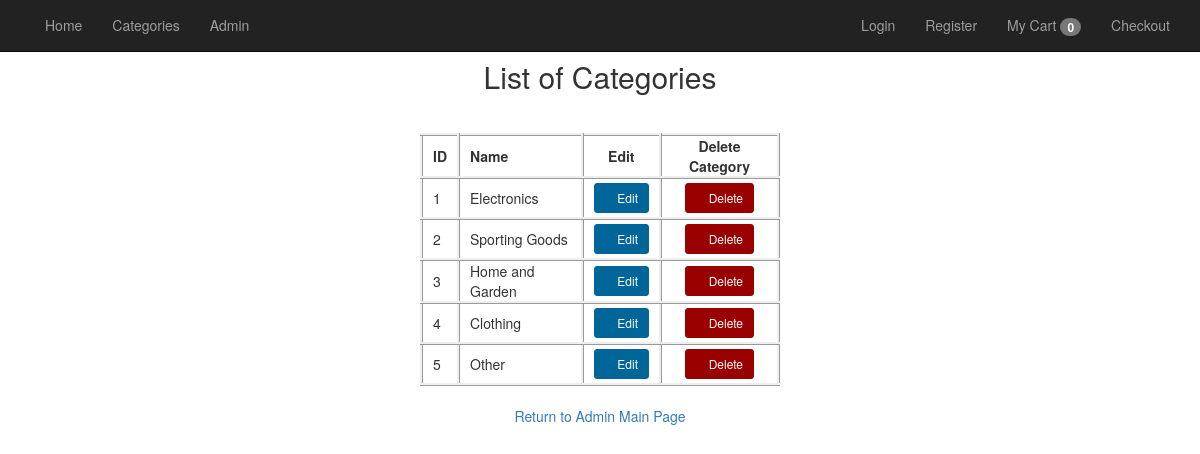
Page /admin/viewcategories.php on the committed database.
### tables this page shows
CREATE TABLE `category` (
  `categoryID` int(11) NOT NULL,
  `categoryName` varchar(255) NOT NULL
);

### util/main.php (called while the page is built)
<?php
$uri = filter_input(INPUT_SERVER, 'REQUEST_URI', FILTER_SANITIZE_STRING);
$dirs = explode('/', $uri);
$app_path = '/' . $dirs[1] . '/';
?>

### cart/cart.php (called while the page is built, shortened)
<?php
class Cart{
    protected $cartContents = array();
    public function __construct(){
      $this->cartContents = !empty($_SESSION['cartContents'])?$_SESSION['cartContents']:NULL;
      if($this->cartContents === null){
        $this->cartContents = array('cartTotal' => 0, 'totalItems' => 0);
      }
    }
     public function totalItems(){
       return $this->cartContents['totalItems'];
     }
}

### admin/viewcategories.php (the view, shortened to what this page needs)
<?php
    global $db;
    $queryAdmins = "SELECT *
                     FROM category
                     ORDER by categoryID";
    $result = $db->prepare($queryAdmins);
    $result->execute();
    $categories = $result->fetchAll();
?>
<?php require_once('../util/main.php'); ?>
<?php include '../view/header.php'; ?>
	<h2 align="center">List of Categories</h2><br>
	<table align="center">
	<tbody>
		<tr>
		<td style="font-weight: bold;">ID</td>
		<td style="font-weight: bold;">Name</td>
		<td style="font-weight: bold;" align="center">Edit</td>
		<td style="font-weight: bold;" align="center">Delete Category</td>
		</tr>
		<?php foreach ($categories as $category) : ?>
			<tr>
			<td><?php echo $category['categoryID']; ?></td>
			<td><?php echo $category['categoryName']; ?></td>
			<td align="center" style="padding-top: 4px; padding-bottom: 4px;">
				<a href="editcategory.php?id=<?php echo $category['categoryID']; ?>" class="btn btn-default btn-sm"
					style="background-color:#006699; color:white; border-color:#006699">
          		<span class="glyphicon glyphicon-edit"></span> Edit</a></td>
			<td align="center" style="padding-top: 4px; padding-bottom: 4px;">
				<a href="deletecategory.php?id=<?php echo $category['categoryID']; ?>" class="btn btn-default btn-sm"
					style="background-color:#990000; color:white; border-color:#990000">
          		<span class="glyphicon glyphicon-trash"></span> Delete</a></td>
			</tr>
		<?php endforeach; ?></p>
	</tbody>
	</table>
	<br><p align="center"><a href="index.php">Return to Admin Main Page</a></p>
</body>
</html>

### view/header.php (shortened to what this page needs)
<?php
$activePage = dirname($_SERVER['PHP_SELF']) . "/" . basename($_SERVER['PHP_SELF'], ".php");
?>
<!DOCTYPE html>
<html>
  <head>
    <link rel="stylesheet" type="text/css"
          href="<?php echo $app_path ?>libs/bootstrap/css/bootstrap.min.css">
    <link rel="stylesheet" type="text/css"
                href="<?php echo $app_path ?>libs/css/main.css">
  </head>
  <body>
      <header>
        <nav class="navbar navbar-inverse navbar-fixed-top">
          <div class="container">
            <ul class="nav navbar-nav">
              <?php
                if (isset($_SESSION['user'])) :
              ?>
              <li class="<?= ($activePage == '/junkReSell/index') ? 'active':'';?>">
                <a href="<?php echo $app_path ?>index.php">Home</a>
              </li>
              <li class="<?= ($activePage == '/junkReSell//category/categories') ? 'active':'';?>">
                <a href="<?php echo $app_path ?>/category/categories.php">Categories</a>
              </li>
              <?php else: ?>
              <li class="<?= ($activePage == '/junkReSell/index') ? 'active':'';?>">
                <a href="<?php echo $app_path ?>index.php">Home</a>
              </li>
              <li class="<?= ($activePage == '/junkReSell//category/categories') ? 'active':'';?>">
                <a href="<?php echo $app_path ?>/category/categories.php">Categories</a>
              </li>
              <li class="<?= ($activePage == '/junkReSell//admin/adminlogin') ? 'active':'';?>">
                <a href="<?php echo $app_path ?>/admin/adminlogin.php">Admin</a>
              </li>
              <?php endif; ?>
            </ul>
            <ul class="nav navbar-nav navbar-right">
              <?php
                if (isset($_SESSION['user'])) :
              ?>
                  <li class="<?= ($activePage == '/junkReSell/account/index') ? 'active':'';?>">
                    <?php $user = $_SESSION['firstname'] ?>
                    <a href="<?php echo $app_path ?>account/index.php">Hi, <?php echo $user ?></a>
                  </li>
                  <li><a href="<?php echo $app_path ?>account/logout.php">Logout</a></li>
              <?php else: ?>
                  <li class="<?= ($activePage == '/junkReSell/account/login') ? 'active':'';?>">
                    <a href="<?php echo $app_path ?>./account/login.php">Login</a>
                  </li>
                  <li class="<?= ($activePage == '/junkReSell/account/register') ? 'active':'';?>">
                    <a href="<?php echo $app_path ?>account/register.php">Register</a>
                  </li>
              <?php endif; ?>
                  <li class="<?= ($activePage == '/junkReSell/cart/viewCart') ? 'active':'';?>">
                    <a href="<?php echo $app_path ?>cart/viewCart.php">
                      <?php
                        include($_SERVER['DOCUMENT_ROOT'].'/junkReSell/cart/cart.php');
                       $cart = new Cart;
                       $cartNumOfItems = $cart->totalItems();
                       ?>
                      My Cart <span class="badge" id="comparison-count"><?php echo $cartNumOfItems ?></span>
                    </a>
                  </li>
                  <li class="<?= ($activePage == '/junkReSell/checkout/index') ? 'active':'';?>">
                    <a href="<?php echo $app_path ?>cart/checkout.php">Checkout</a>
                  </li>
            </ul>
         </div>
        </nav>
      </header>

### view/header.php (style rules this page uses)
body { padding-top: 40px; }

### admin/viewcategories.php (style rules this page uses)
td { border-style: inset; padding-left: 10px; padding-right: 10px; }
table { width:30%; }

### rows in the picture
category: categoryID "1", categoryName "Electronics"
category: categoryID "2", categoryName "Sporting Goods"
category: categoryID "3", categoryName "Home and Garden"
category: categoryID "4", categoryName "Clothing"
category: categoryID "5", categoryName "Other"

### other values in the picture
$cartNumOfItems "0"
